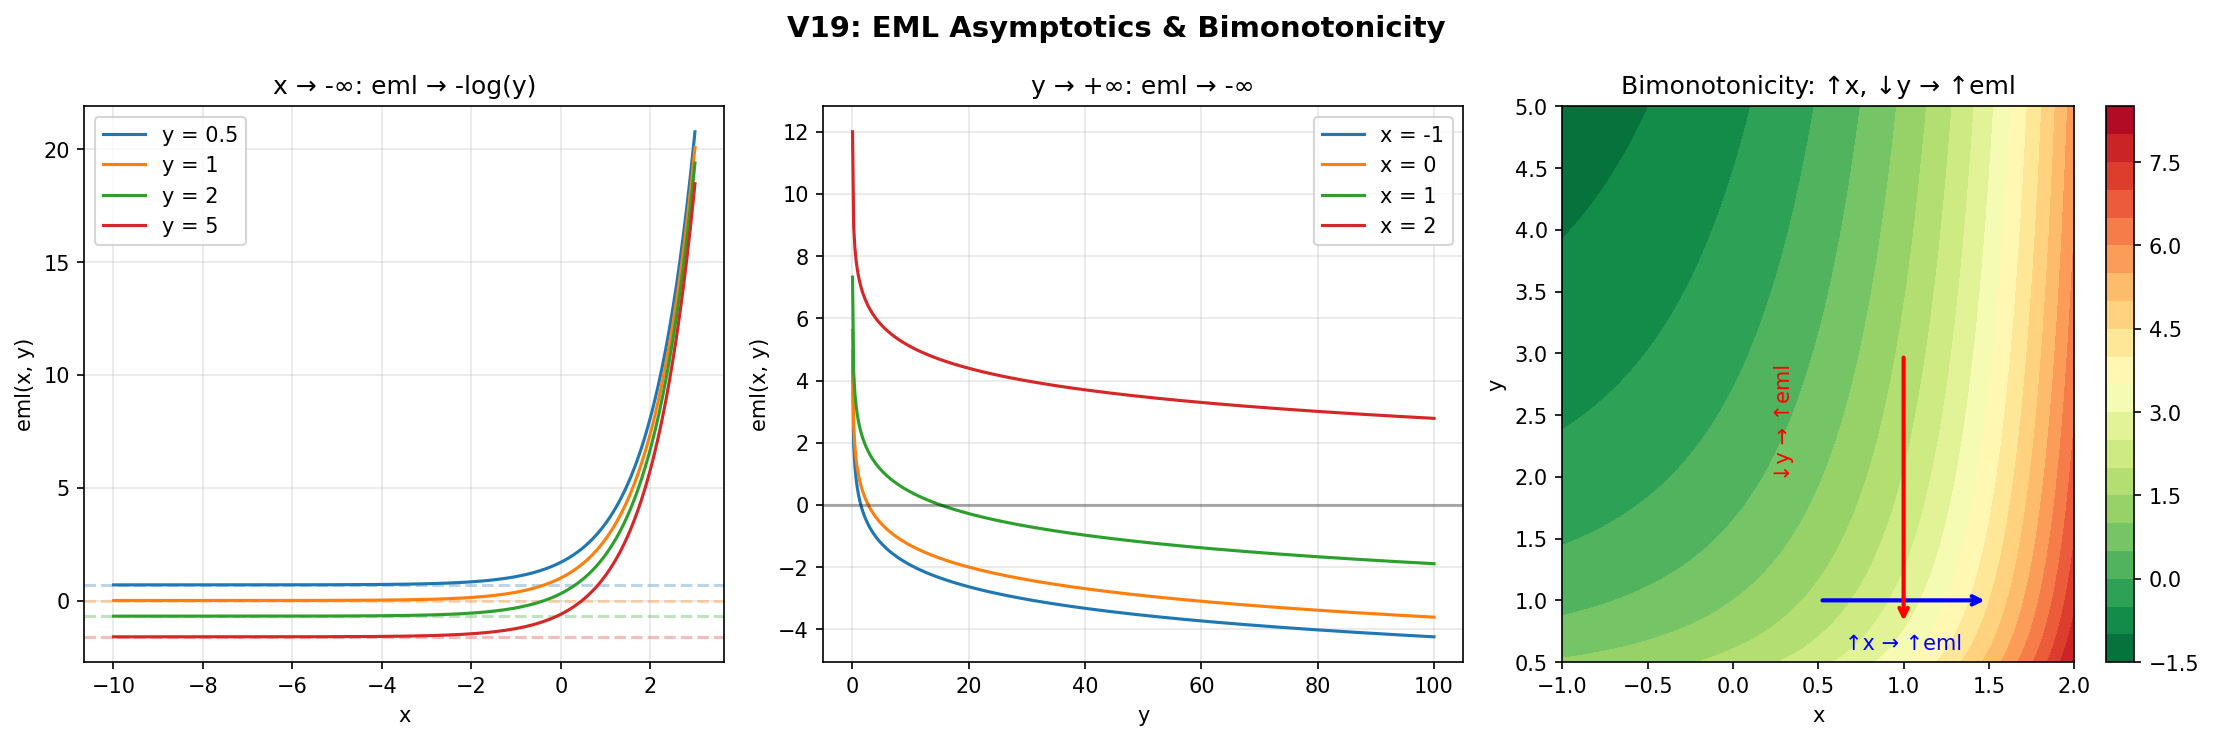

Generate this figure with Python:
"""
Demo 8: EML Asymptotics and Bimonotonicity

V19 proves:
- eml(x, y) → -log(y) as x → -∞
- eml(x, y) → -∞ as y → +∞
- eml is strictly increasing in x AND strictly decreasing in y (bimonotone)
"""

import numpy as np
import matplotlib.pyplot as plt

def eml(x, y):
    return np.exp(x) - np.log(y)

fig, axes = plt.subplots(1, 3, figsize=(15, 5))

# Plot 1: Asymptotics in x
ax = axes[0]
x = np.linspace(-10, 3, 500)
for y_val in [0.5, 1, 2, 5]:
    ax.plot(x, eml(x, y_val), label=f'y = {y_val}')
    ax.axhline(y=-np.log(y_val), linestyle='--', alpha=0.3,
               color=ax.get_lines()[-1].get_color())
ax.set_xlabel('x')
ax.set_ylabel('eml(x, y)')
ax.set_title('x → -∞: eml → -log(y)')
ax.legend()
ax.grid(True, alpha=0.3)

# Plot 2: Asymptotics in y
ax = axes[1]
y = np.linspace(0.01, 100, 500)
for x_val in [-1, 0, 1, 2]:
    ax.plot(y, eml(x_val, y), label=f'x = {x_val}')
ax.axhline(y=0, color='k', linestyle='-', alpha=0.3)
ax.set_xlabel('y')
ax.set_ylabel('eml(x, y)')
ax.set_title('y → +∞: eml → -∞')
ax.legend()
ax.grid(True, alpha=0.3)

# Plot 3: Bimonotonicity visualization
ax = axes[2]
x = np.linspace(-1, 2, 100)
y = np.linspace(0.5, 5, 100)
X, Y = np.meshgrid(x, y)
Z = eml(X, Y)
c = ax.contourf(X, Y, Z, levels=20, cmap='RdYlGn_r')
plt.colorbar(c, ax=ax)
# Draw arrows showing increasing x and decreasing y both increase eml
ax.annotate('', xy=(1.5, 1), xytext=(0.5, 1),
            arrowprops=dict(arrowstyle='->', color='blue', lw=2))
ax.annotate('', xy=(1, 0.8), xytext=(1, 3),
            arrowprops=dict(arrowstyle='->', color='red', lw=2))
ax.text(1, 0.6, '↑x → ↑eml', color='blue', fontsize=10, ha='center')
ax.text(0.3, 2, '↓y → ↑eml', color='red', fontsize=10, ha='center', rotation=90)
ax.set_xlabel('x')
ax.set_ylabel('y')
ax.set_title('Bimonotonicity: ↑x, ↓y → ↑eml')

plt.suptitle('V19: EML Asymptotics & Bimonotonicity', fontsize=14, fontweight='bold')
plt.tight_layout()
plt.savefig('demo8_asymptotics.png', dpi=150, bbox_inches='tight')
plt.close()
print("Demo 8 saved: demo8_asymptotics.png")
